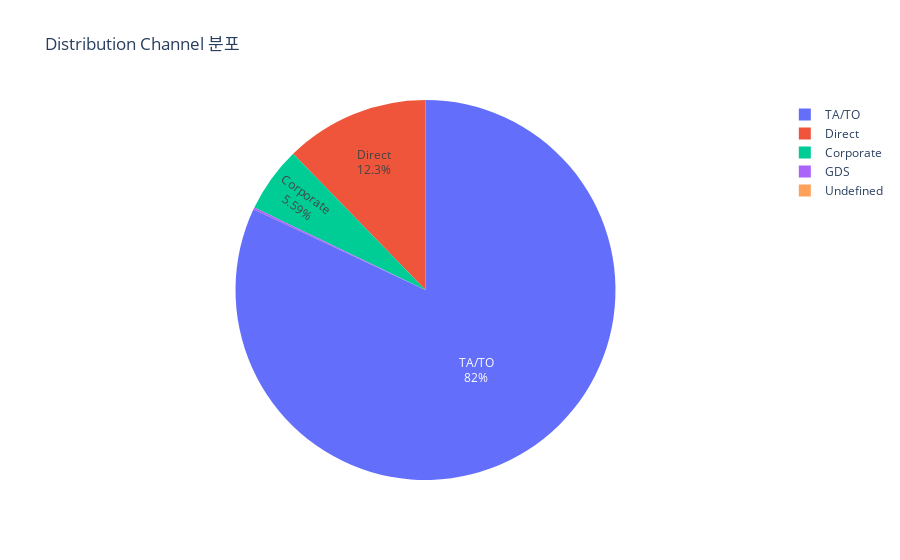

Notebook code for this chart:
### Markdown cell above
**Distribution Channel 분포 확인 결과 요약:** Distribution Channel 분포를 확인한 결과, TA/TO 채널을 통한 예약이 압도적으로 많았으며, Direct, Corporate 채널이 그 뒤를 이었습니다. Undefined 채널은 매우 적었습니다.

### Code cell
# Distribution Channel 분포 확인
distribution_channel_counts = df['distribution_channel'].value_counts()

print("Distribution Channel 분포:")
display(distribution_channel_counts)

# Distribution Channel 분포 시각화 (Plotly 파이 차트)
fig = px.pie(names=distribution_channel_counts.index, values=distribution_channel_counts.values,
             title='Distribution Channel 분포',
             color_discrete_sequence=px.colors.qualitative.Plotly) # Plotly 기본 색상 스케일 사용
fig.update_traces(textposition='inside', textinfo='percent+label') # 텍스트 위치 및 정보 설정
fig.update_layout(uniformtext_minsize=12, uniformtext_mode='hide') # 텍스트 크기 설정
fig.show()

### Figure 1 — Plotly figure (JSON) as saved in the notebook; plotly's stock layout.template omitted (floating-point values rounded to 4 significant figures)
{"data": [{"domain": {"x": [0, 1], "y": [0, 1]}, "hovertemplate": "label=%{label}<br>value=%{value}<extra></extra>", "labels": ["TA/TO", "Direct", "Corporate", "GDS", "Undefined"], "legendgroup": "", "name": "", "showlegend": true, "textinfo": "percent+label", "textposition": "inside", "type": "pie", "values": [97870, 14645, 6677, 193, 5]}], "layout": {"legend": {"tracegroupgap": 0}, "piecolorway": ["#636EFA", "#EF553B", "#00CC96", "#AB63FA", "#FFA15A", "#19D3F3", "#FF6692", "#B6E880", "#FF97FF", "#FECB52"], "title": {"text": "Distribution Channel 분포"}, "uniformtext": {"minsize": 12, "mode": "hide"}}}
